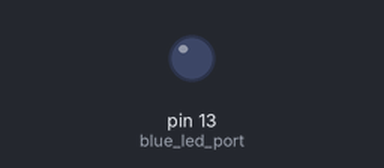
A sketch run on a simulated Arduino Uno, built with avr-gcc and run on an emulated ATmega328P. Shown: output pins drawn as LEDs (lit = HIGH).

Above: at 0.7 s.
At 3.6 s:
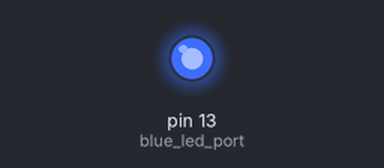
Timing chart, 0 to 5.9 s (numbered marks = the images above):
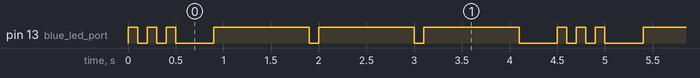

The sketch:

level1.ino
```cpp
// Declare variables
int blue_led_port = 13; // port # corresponding to `blueLED` on the Arduino
int fast_delay = 1000;
int slow_delay = 100;
int space_blink = 100;		 // delay between each blink
int scenario_cooldown = 300; // delay between each scenario (1 & 2)
int loop_cooldown = 300;	 // delay between each itteration of the main simulation loop

// Declare functions
void blinkLED(int port, double delayOn = 0, double delayOff = 0)
/*
	Causes the specified port, inferred as a connection
	to the LED device, to blink, conforming to the specified
	arguments representing delays

	Both delays are optional arguments and default to 0

	This function is designed to be portable
	into other sections of this lab, therefor it
	as more arguments to allow for more customization
*/
{
	digitalWrite(port, HIGH);
	delay(delayOn);
	digitalWrite(port, LOW);
	delay(delayOff);
};

void blink(double delayOn = 0)
/*
	A wrapper function designed to alieviate some
	repeadeted code when calling blinkLED. Since, the
	first and third argument of that function are always
	the same in this level of the lab
*/
{
	blinkLED(blue_led_port, delayOn, space_blink);
}

void pattern1()
// Blinks the LED 3 times, slowly.
{
	for (int i = 0; i < 3; i++)
	{
		blink(slow_delay);
	};
}

void pattern2()
// Blinks the LED 3 times, rapidly.
{
	for (int i = 0; i < 3; i++)
	{
		blink(fast_delay);
	};
}

void scenario()
// Delegates to each pattern, executing the main program.
{
	pattern1();
	delay(scenario_cooldown);
	pattern2();
}

// Arduino boilerplate and simulation init

void setup()
/*
	The initial setup for the simulation
	+ initializes the pin related to the blue_led_port
*/
{
	pinMode(blue_led_port, OUTPUT);
};

void loop()
// repeats all scenarios for the lifetime of the simulation
{
	scenario();
	delay(loop_cooldown);
};
```

Measured:
- by itself, pin 13 (blue_led_port): repeats every 4.5 s: 2 × (LOW 0.10 s, HIGH 0.10 s), LOW 0.40 s, 2 × (HIGH 1.0 s, LOW 0.10 s), HIGH 1.0 s, LOW 0.40 s, HIGH 0.10 s
- by itself, everything shown: repeats every 4.5 s, in 12 steps
